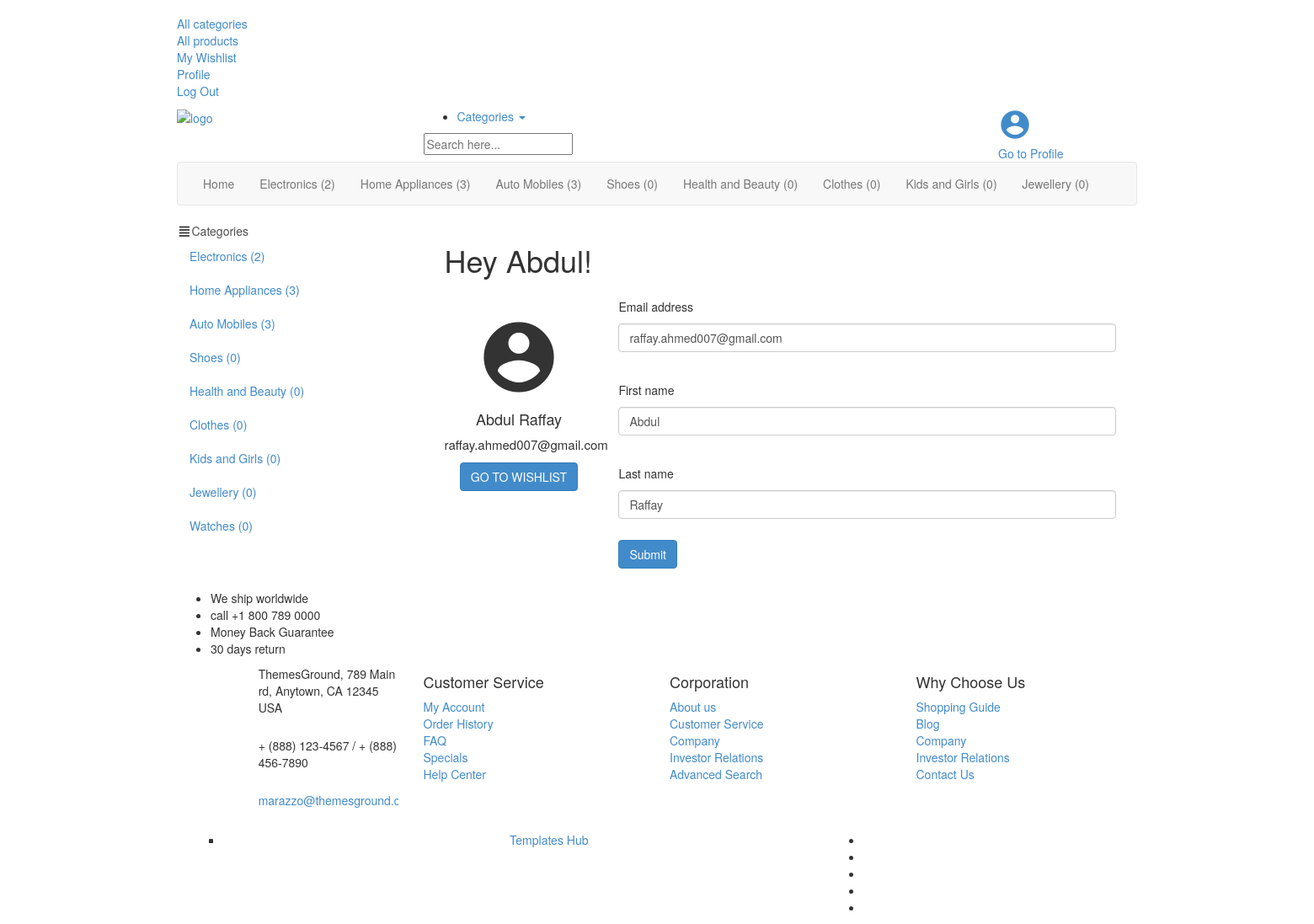
/profile/ (signed in), run on the app's committed database.
### application/models.py (models this page shows, shortened)
class Category(models.Model):
    name = models.CharField(max_length=50)
    icon = models.ImageField(upload_to='category_icon/')
    def get_product_count(self):
        products = Product.objects.filter(category=self)
        return products.count()

### application/views.py (the view, shortened to what this page needs)
# urls.py: path('profile/', views.profile, name='profile'),
@login_required(login_url='application:sign_in')
def profile(request):
    form = UpdateUserForm()
    context = {'form': form}
    context['categories'] = get_all_categories()
    return render(request, 'profile.html', context)

### application/forms.py
class UpdateUserForm(UserCreationForm):
    class Meta:
        model = User
        fields = ['first_name', 'last_name','username']

### application/views.py (called while the page is built)
def get_all_categories():
    all_categories = Category.objects.all()
    return all_categories

### templates/profile.html (shortened to what this page needs)
{% extends 'inc/main_base.html' %}
{% load static %}
{% load mathfilters %}
{% block content %}
<div>
    <div class="body-content outer-top-xs">
      <div class='container'>
        <div class='row single-product'>
          <div class='col-xs-12 col-sm-12 col-md-3 sidebar'>
            {% include 'inc/side_category.html' %}
          </div>
          <div class='col-xs-12 col-sm-12 col-md-9 rht-col'>
            <section class="section featured-product" style="padding: 25px;">
              <h1 style="margin-top: 0px; margin-bottom: 25px;">Hey {{ user.first_name }}!</h1>
              <div class="body-content outer-top-vs" id="top-banner-and-menu">
                    <div class="">
                        <div class="row">
                            <div class="col-sm-3 text-center">
                                <div class="custom-card">
                                    <div style="">
                                        <br>
                                        <i class="material-icons" style="font-size: 100px;">account_circle</i>
                                    </div>
                                    <h4>{{ user.first_name }} {{ user.last_name }}</h4>
                                    <p style="font-size: 1.5rem;">
                                        {{ user.username }}</p>
                                    <a href="{% url 'application:wishlist' %}">
                                        <button type="button" class="btn btn-primary" style="margin-bottom: 25px;">GO TO WISHLIST</button>
                                    </a>
                                    <br>
                                </div>
                                <br>
                            </div>
                            <div class="col-sm-9">
                                <div class="custom-card p-3">
                                    <form method="POST" class="register-form">
                                        <div class="form-group">
                                            <p class="info-title text-lg">Email address</p>
                                            <p>
                                                <input type="email"
                                                    class="update-fields form-control unicase-form-control text-input"
                                                    id="exampleInputEmail2" name="username" value="{{ user.username }}">
                                            </p>
                                        </div>
                                        <br>
                                        <div class="form-group">
                                                <p class="info-title text-lg">First name</p>
                                            <p>
                                                <input type="text"
                                                    class="update-fields form-control unicase-form-control text-input"
                                                    id="exampleInputEmail2" name="first_name" value="{{ user.first_name }}">
                                            </p>
                                        </div>
                                        <br>
                                        <div class="form-group">
                                            <p class="info-title text-lg">Last name</p>
                                            <p>
                                                <input type="text"
                                                    class="update-fields form-control unicase-form-control text-input"
                                                    id="exampleInputEmail2" name="last_name" value="{{ user.last_name }}">
                                            </p>
                                        </div>
                                        <div class="container">
                                        </div>
                                        <button type="submit" class="btn-upper btn btn-primary checkout-page-button">Submit</button>
                                    </form>
                                </div>
                            </div>
                        </div>
                    </div>
              </div>
            </section>
          </div>
        </div>
      </div>
    </div>
    {% include 'inc/features.html' %}
</div>
{% endblock content %}

### templates/inc/main_navbar.html (shortened to what this page needs)
{% load static %}
<header class="header-style-1">
    <div class="top-bar animate-dropdown">
      <div class="container">
        <div class="header-top-inner">
          <div class="cnt-account">
            <ul style="margin-top: 1.8rem;" class="list-unstyled">
            <li class="check"><a href="{% url 'application:all-categories' %}"><span class="menu-link">All categories</span></a></li>
              <li class="check"><a href="{% url 'application:all-products' %}"><span class="menu-link">All products</span></a></li>
              {% if user.is_authenticated %}
              <li class="wishlist"><a href="{% url 'application:wishlist' %}"><span class="menu-link">My Wishlist</span></a></li>
              <li class="check"><a href="{% url 'application:profile' %}"><span class="menu-link">Profile</span></a></li>
              <li class="login"><a href="{% url 'application:sign_out' %}"><span class="menu-link">Log Out</span></a>
              </li>
              {% else %}
              <li class="login"><a href="{% url 'application:sign_in' %}"><span class="menu-link">Log In</span></a></li>
              <li class="login"><a href="{% url 'application:sign_up' %}"><span class="menu-link">Sign Up</span></a>
              </li>
              {% endif %}
            </ul>
          </div>
        </div>
      </div>
    </div>
    <div class="main-header">
      <div class="container">
        <div class="row">
          <div class="col-xs-12 col-sm-12 col-md-3 logo-holder">
            <div class="logo"> <a href="{% url 'application:home' %}"> <img src="{% static 'assets/images/logo.png' %}" alt="logo"> </a>
            </div>
          </div>
          <div class="col-lg-7 col-md-6 col-sm-8 col-xs-12 top-search-holder">
            <div class="search-area">
              <form>
                <div class="control-group">
                  <ul class="categories-filter animate-dropdown">
                    <li class="dropdown"> <a class="dropdown-toggle" data-toggle="dropdown"
                        href="{% url 'application:all_categories' %}">Categories <b class="caret"></b></a>
                    </li>
                  </ul>
                  <input class="search-field" placeholder="Search here..." />
                </div>
              </form>
            </div>
          </div>
          <div class="col-lg-2 col-md-3 col-sm-4 col-xs-12 animate-dropdown top-cart-row">
            <div class="dropdown dropdown-cart"> <a href="{% url 'application:profile' %}" class="dropdown-toggle lnk-cart">
                <div class="items-cart-inner">
                  <div class="profile">
                      <i class="material-icons" style="font-size:40px;">account_circle</i>
                    <div class="total-price-basket"> <span class="lbl">Go to</span> <span
                        class="value">Profile</span> </div>
                  </div>
                </div>
              </a>
            </div>
          </div>
        </div>
      </div>
    </div>
    <div class="header-nav animate-dropdown">
      <div class="container">
        <div class="yamm navbar navbar-default" role="navigation">
          <div class="nav-bg-class">
            <div class="navbar-collapse collapse" id="mc-horizontal-menu-collapse">
              <div class="nav-outer">
                <ul class="nav navbar-nav">
                  <li class="{% if home %}active{% endif %} dropdown"> <a href="{% url 'application:home' %}">Home</a> </li>
                  {% for category in categories %}
                  {% if forloop.counter < 9 %}
                  <li class=" dropdown hidden-sm"> <a href="{% url 'application:category' category.id %}">{{ category.name }} ({{ category.get_product_count }})</a> </li>
                  {% endif %}
                  {% endfor %}
                </ul>
                <div class="clearfix"></div>
              </div>
            </div>
          </div>
        </div>
      </div>
    </div>
  </header>

### templates/inc/side_category.html
<div class="side-menu animate-dropdown outer-bottom-xs">
    <div class="head"><i class="icon fa fa-align-justify fa-fw"></i><a style="color: rgb(77, 77, 77);"
        href="{% url 'application:all_categories' %}">Categories</a></div>
    <nav class="yamm megamenu-horizontal">
      <ul class="nav">
        {% for category in categories %}
        <li class="dropdown menu-item {% if my_cat %}{% if my_cat.id == category.id %}cat_active{% endif %}{% endif %}">
            <a href="{% url 'application:category' category.id %}">{{ category.name }} ({{ category.get_product_count }})</a>
        </li>
        {% endfor %}
      </ul>
    </nav>
  </div>

### data on the page
Category: name "Electronics", get_product_count "2"
Category: name "Home Appliances", get_product_count "3"
Category: name "Auto Mobiles", get_product_count "3"
Category: name "Shoes", get_product_count "0"
Category: name "Health and Beauty", get_product_count "0"
Category: name "Clothes", get_product_count "0"
Category: name "Kids and Girls", get_product_count "0"
Category: name "Jewellery", get_product_count "0"
Category: name "Watches", get_product_count "0"

### other printed values
{{ user.first_name }} "Abdul"
{{ user.last_name }} "Raffay"
{{ user.username }} "raffay.ahmed007@gmail.com"
